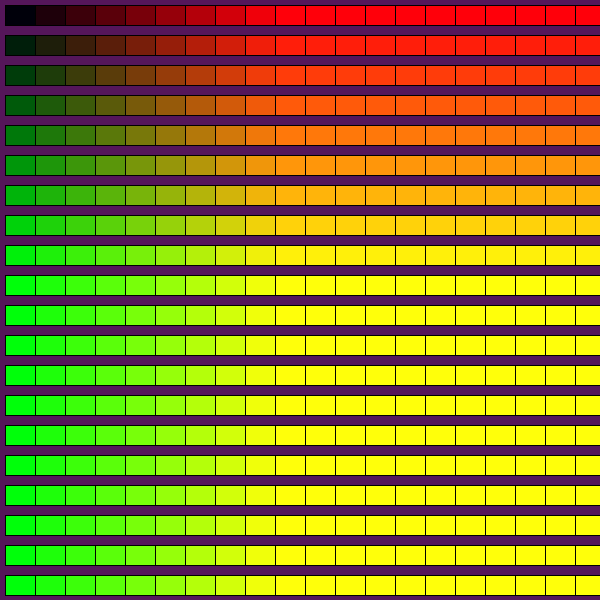
Frame 1 (no input)
Frame 60 (the mouse pressed at the canvas centre just before this capture): identical to frame 1, image omitted
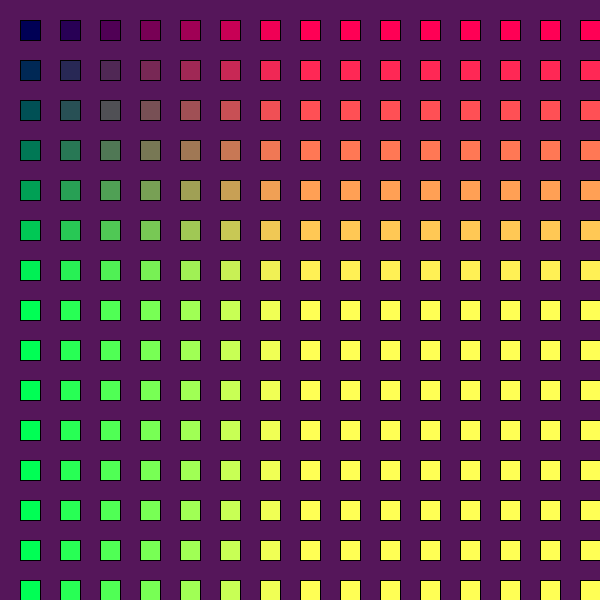
Frame 120 (the mouse held since frame 60 and released just before this capture)

The Processing sketch that drew these frames (run headless with seeded random() and noise(); from frame 60 on, the mouse is pressed at the canvas centre):

// Processing sketch: processing_57145
// ── processing_57145.pde




int option = 1;

void setup() {

size(600, 600);

smooth();

}


void draw() {

background(85,22,90);

if (option == 1) {


for (int k=0; // variable


    k< width;

    k+=30) { // variable 30


    for (int h=0;


    h<height; //alto

    h+=30) {


    fill (k,h,10); // color


    rect (k+5,h+5,50,20);




    }


 }



} 




else if (option == 2) {


// Option 2: Perspective

for (int k=0; //  variable 0

   k< width;

    k+=40) {  
      
   
    for (int h=0;

    h<height; 

    h+=40) {


    fill (k,h,85); // color

    rect (k+20,h+20,20,20);

    }


 }


} 


else if (option == 3) {

for (int k=0; 

    k< width;

    k+=25) {


    for (int h=0;

    h<height; 





    h+=25) {


    fill (k,h,20); // colores

    rect (k+10,h+10,110,110);


    }


 }



} 



else if (option == 4) {

// Option 4: Rotating arcs


for (int k= 40; k <= width-40; k += 60) {


for (int h = 50; h <= height-50; h+=60) {



fill (k,h,24); 


rect(k, h, 60, 60);


}


}


} 



else if (option == 5) {

// Option 5: Groups of fiv


for (int k = 100; k <= width-100; k += 50) {


for (int h = 100; h <= height-100; h+=50) {

fill (k,h,10); 

rect(k, h, 50, 50);


}



}


}





else if (option == 6) {

for (int k = 180; k <= width-180; k += 70) {

for (int h = 180; h <= height-180; h+=70) {

fill (k,h,50); 

rect (k, h, 20, 20);

}


}

}



else if (option == 7) {


for (int k = 100; k <= width-100; k += 30) {

for (int h = 100; h <= height-100; h+=30) {


fill (66,121,116); 


rect (k, h, 20, 20);


}


}


}


else if (option == 8) {


for (int k = 180; k <= width-180; k += 50) {

for (int h = 180; h <= height-180; h+=50) {

fill (k,h,20); 


rect(k, h, 30, 30);

}

}

}

else if (option == 9) {
for (int k = 200; k <= width-200; k += 60) {

for (int h = 200; h <= height-200; h+=60) {
  
fill (k,h,50);  

rect(k, h, 50, 80);


}


}

}


else if (option == 10) {

for (int k=0; 

    k< width;

    k+=50) { 

    for (int h=0;

    h<height; 

    h+=50) {

    fill (k,h,90); 

 rect (k+5,h+5,10,10);

    }

 }

}

}



void mousePressed() {


option++;



if (option > 10) option = 1;



}
